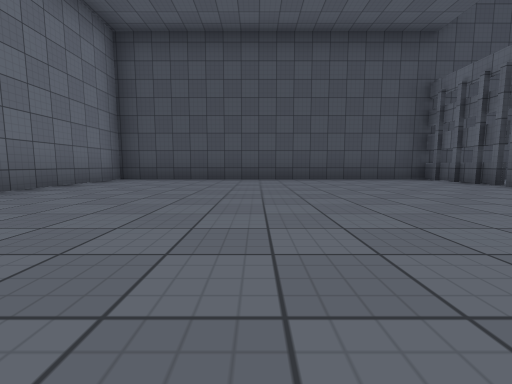
View 1 (above)

20 first-person views from a walk through a scene from a Unity 3-D project. The camera is 0.68 m above the floor, tilts 6° down and sees 90° across. The floor is counted in squares, 2 m on a side. Each view is taken from the middle of a square. On the plan, view 1 faces up. The plan holds only what a view shows up to about 9 squares ahead; the rest is blank. Surface patterns are stand-ins for the level's own textures.

View 2
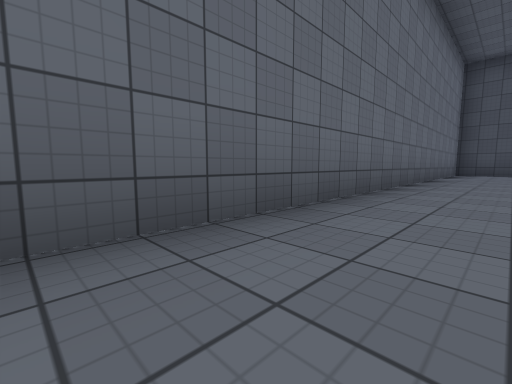

View 3
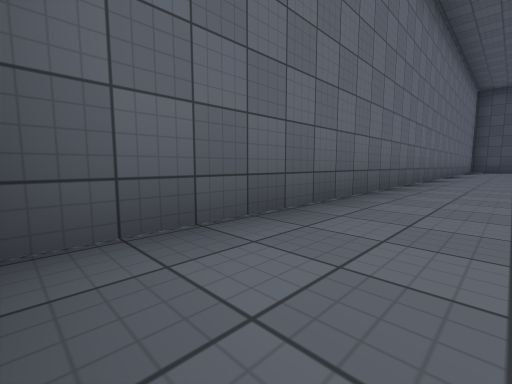

View 4
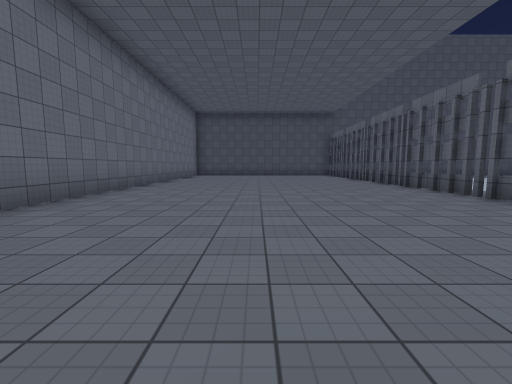

View 5
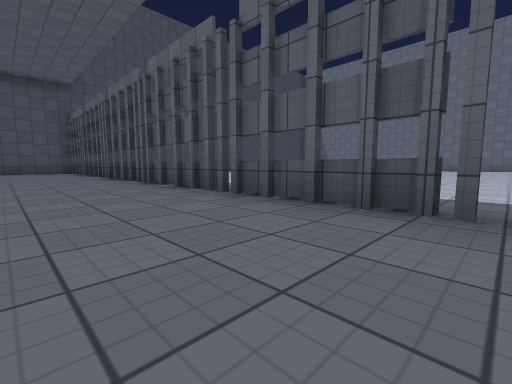

View 6
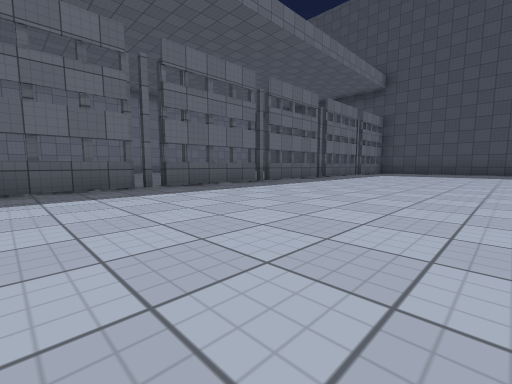

View 7
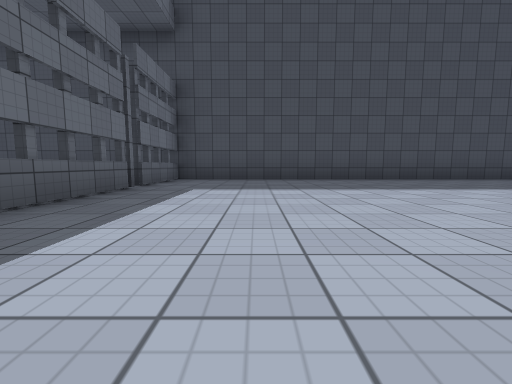

View 8
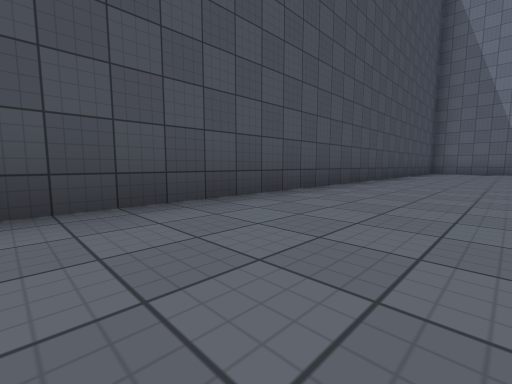

View 9
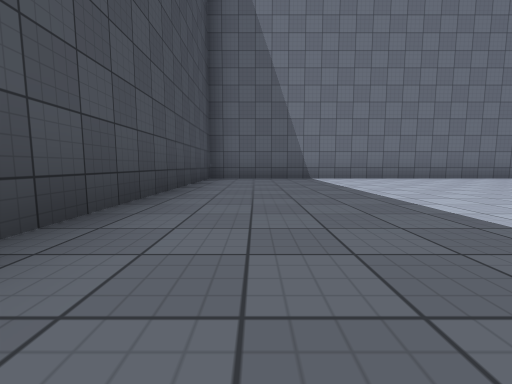

View 10
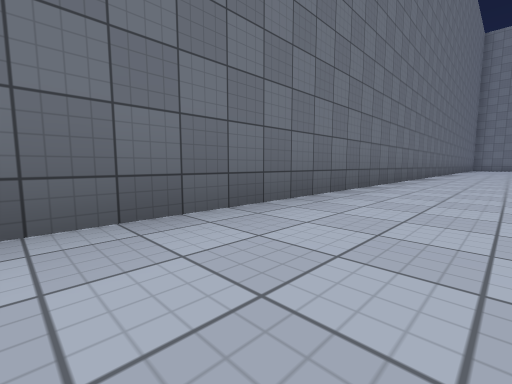

View 11
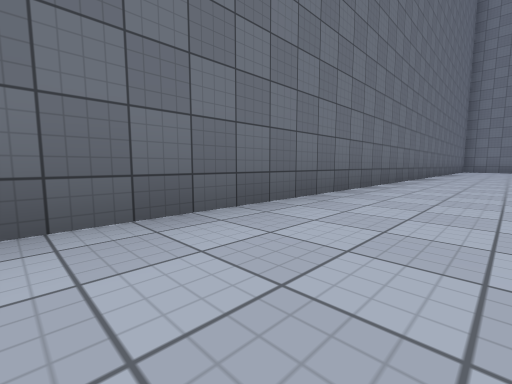

View 12
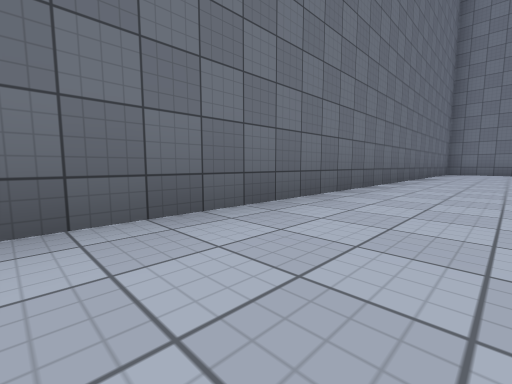

View 13
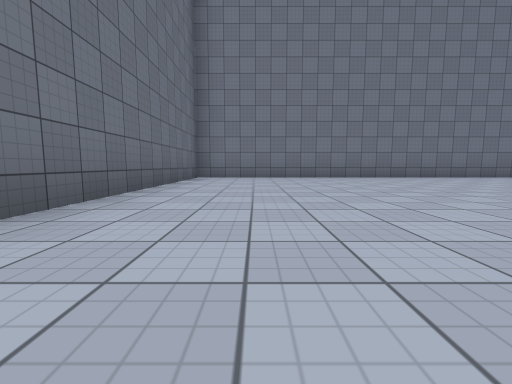

View 14
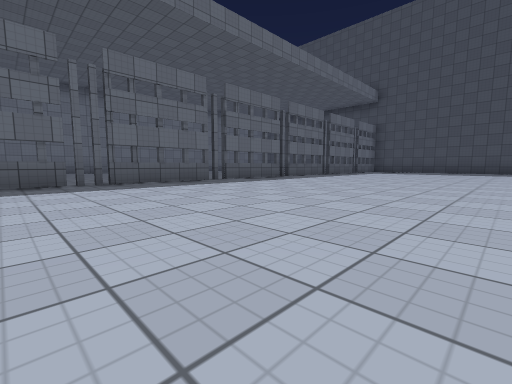

View 15
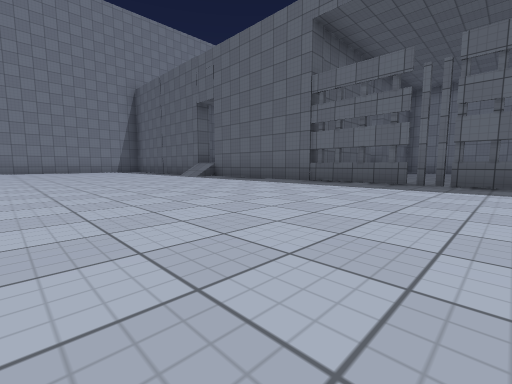

View 16
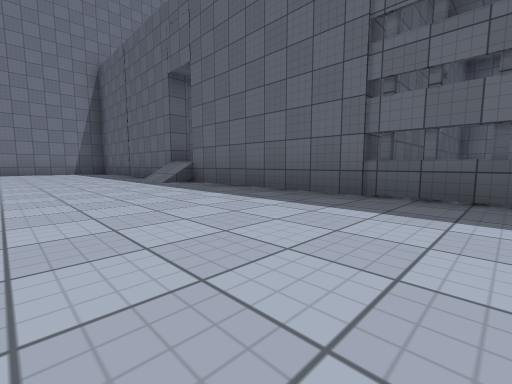

View 17
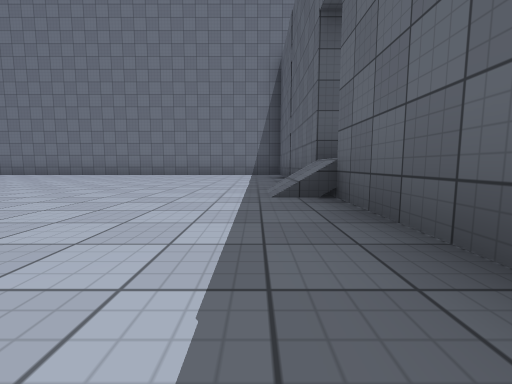

View 18
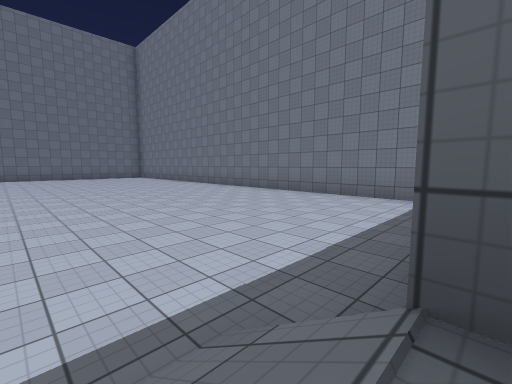

View 19
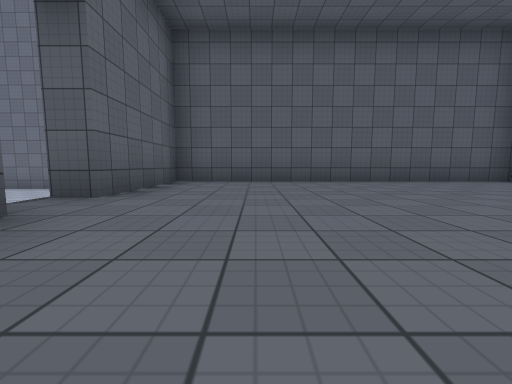

View 20
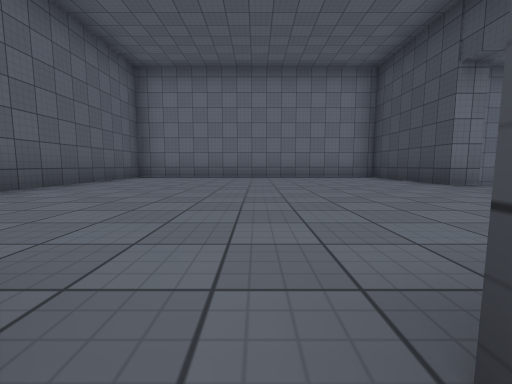

### Floor plan
Key: @ floor where view 1 was taken; # wall or solid block; x gap in a wall; . main floor; : floor 0.8 m higher than the main floor; / step, stairs or slope.
Columns run from 4 left of view 1 to 20 right of it. Each row starts with its distance up from view 1.
  7 #########################
  6 #.......#...............#
  5 #.......#...............#
  4 #.......x...............#
  3 #.......#.....     .....#
  2 #.......#.....      ....#
  1 #.......#.....       ...#
  0 #...@...#.....        ..#
 -1 #.......x.....        ..#
 -2 #.......#.....        ..#
 -3 #.......x.....        ..#
 -4 #.......#.....        ..#
 -5 #.......#.........    ..#
 -6 #.......x.........    ..#
 -7 #...... #.....        ..#
 -8 #.../   #.....        ..#
 -9 ####:####.....        ..#
-10 #:::::::#.....        ..#
-11 #:::::::#.....       ...#
-12 #::::::://..............#
-13 #:::::::#...............#
-14 #:::::::#...............#
-15 #:::::::#...............#
-16 #########...............#
-17         #...............#
-18         #################

Where each view was taken, in squares from view 1:
view 1: 0 up, 0 right, facing up
view 2: 4 down, 2 left, facing up-left
view 3: 8 down, 2 left, facing up-left
view 4: 8 down, 0 right, facing up
view 5: 6 down, 2 right, facing up-right
view 6: 5 down, 8 right, facing up-left
view 7: 0 up, 6 right, facing up
view 8: 4 up, 8 right, facing up-right
view 9: 5 up, 13 right, facing right
view 10: 1 up, 18 right, facing down-right
view 11: 3 down, 18 right, facing down-right
view 12: 7 down, 18 right, facing down-right
view 13: 11 down, 18 right, facing down
view 14: 7 down, 9 right, facing up-left
view 15: 5 down, 9 right, facing down-left
view 16: 7 down, 7 right, facing down-left
view 17: 9 down, 5 right, facing down
view 18: 12 down, 4 right, facing down-right
view 19: 10 down, 2 right, facing down
view 20: 12 down, 4 right, facing left
